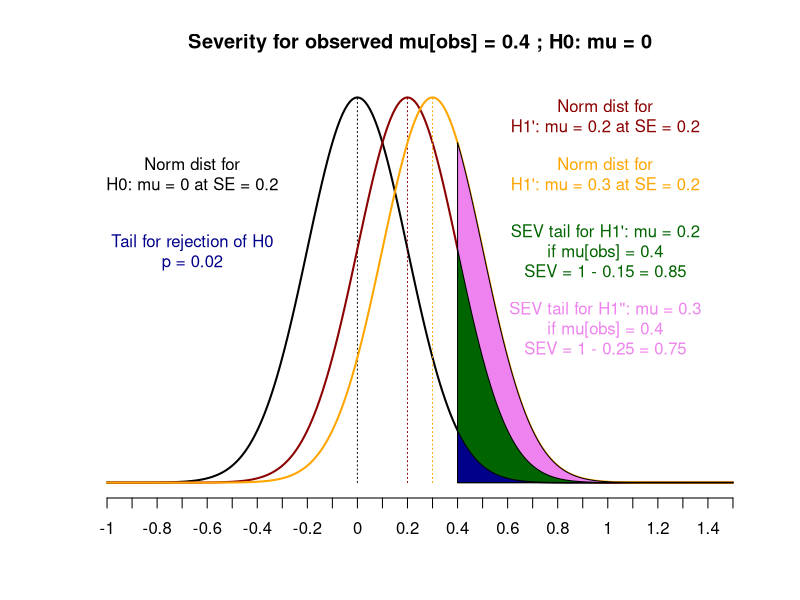

Recreate this plot in R.
save.pdf = F

# Sig level.
sig <- 0.05

# Hypothesis.
# H0 : mu = 0
# H1 : mu > 0

# Parameters.
sd <- 2
n <- 100

# The three outcomes.
mus <- c( mu1 <- 0.4 # 2σ
          , mu2 <- 0.6 # 3σ
          , mu3 <- 1.0 # 5σ
)

# Significance tests for the tree outcomes.
se <- sd/sqrt(n)

zs <- mus/se
ps <- 1-pnorm(zs)
sigs <- ps <= sig


cat("=== Sig tests for potential outcomes ===\n"
    , "H0 : mu = 0\n", "H1 : mu > 0\n"
    , "sd = ", sd, "\nn = ", n, "\n"
    , "se = ", sd, "/√", n, " = ", se, "\n\n"
    , sep=""
)
for (i in 1:length(mus)) {
  cat("mu_obs = ", mus[i]
      , "\n z = ", zs[i]
      , "\n p = ", ps[i]
      , "\n sig = ", sigs[i]
      , "\n\n"
      , sep = ""
  )
}


if (save.pdf) pdf("severity2.pdf")

# Now set some discrepancy from the null for which sig-level has been
# reached. For example 0.4. It's two SEs from the mean under the Null.
# Is such an outcome good evidence for mu > 0.2? The goal is to tell us more
# about the probabilities of concrete deviations from the Null, not just
# "It's something larger than 0."
1-pnorm(1)
xs <- seq(-1, 1.5, 0.01)
sev <- 1-qnorm(p = 0.4, mean = 0.2, sd = se, lower.tail = T)
sev2 <- 1-qnorm(p = 0.4, mean = 0.3, sd = se, lower.tail = T)

plot(dnorm(xs, mean = 0, sd = se), type = "l", xaxt = "n", col = 1, lwd = 2,
     main = "Severity for observed mu[obs] = 0.4 ; H0: mu = 0",
     ylab="", xlab = "", yaxt = "n", frame.plot = F)
lines(rep(which.min(abs(xs - 0)), 2), c(0, dnorm(0, mean = 0, sd = se)), col = 1, lwd = 1, lty = 3)

lines(dnorm(xs, mean = 0.2, sd = se), col = "darkred", lwd = 2)
lines(rep(which.min(abs(xs - 0.2)), 2), c(0, dnorm(0.2, mean = 0.2, sd = se)), col = "darkred", lwd = 1, lty = 3)

lines(dnorm(xs, mean = 0.3, sd = se), col = "orange", lwd = 2)
lines(rep(which.min(abs(xs - 0.3)), 2), c(0, dnorm(0.3, mean = 0.3, sd = se)), col = "orange", lwd = 1, lty = 3)

# lines(rep(which.min(abs(xs - 0.4)), 2), c(0, ), col = 3, lwd = 2)
x.start <- which.min(abs(xs - 0.4))
x.end <- length(xs)
y1.all <- dnorm(seq(0.4, 1.5, 0.01), mean = 0, sd = se)
y2.all <- dnorm(seq(0.4, 1.5, 0.01), mean = 0.2, sd = se)
y3.all <- dnorm(seq(0.4, 1.5, 0.01), mean = 0.3, sd = se)
polygon(c(x.start, x.start:x.end), c(0, y3.all), col = "violet")
polygon(c(x.start, x.start:x.end), c(0, y2.all), col = "darkgreen")
polygon(c(x.start, x.start:x.end), c(0, y1.all), col = "darkblue")

axis(1, at = seq(1:length(xs))[c(TRUE, rep(FALSE, 9))], labels = xs[c(TRUE, rep(FALSE, 9))])
text(x = 35, y = 1.6, labels = paste0("Norm dist for\nH0: mu = 0 at SE = ", se))
text(x = 35, y = 1.2, labels = paste0("Tail for rejection of H0\np = ", round(ps[1], 2)), col = "darkblue")
text(x = 200, y = 1.9, labels = paste0("Norm dist for\nH1': mu = 0.2 at SE = ", se), col ="darkred")
text(x = 200, y = 1.6, labels = paste0("Norm dist for\nH1': mu = 0.3 at SE = ", se), col ="orange")
text(x = 200, y = 1.2, labels = paste0("SEV tail for H1': mu = 0.2\nif mu[obs] = 0.4\nSEV = 1 - ", round(1-sev, 2), " = ", round(sev,2)), col ="darkgreen")
text(x = 200, y = 0.8, labels = paste0("SEV tail for H1'': mu = 0.3\nif mu[obs] = 0.4\nSEV = 1 - ", round(1-sev2, 2), " = ", round(sev2,2)), col ="violet")

if (save.pdf) dev.off()
